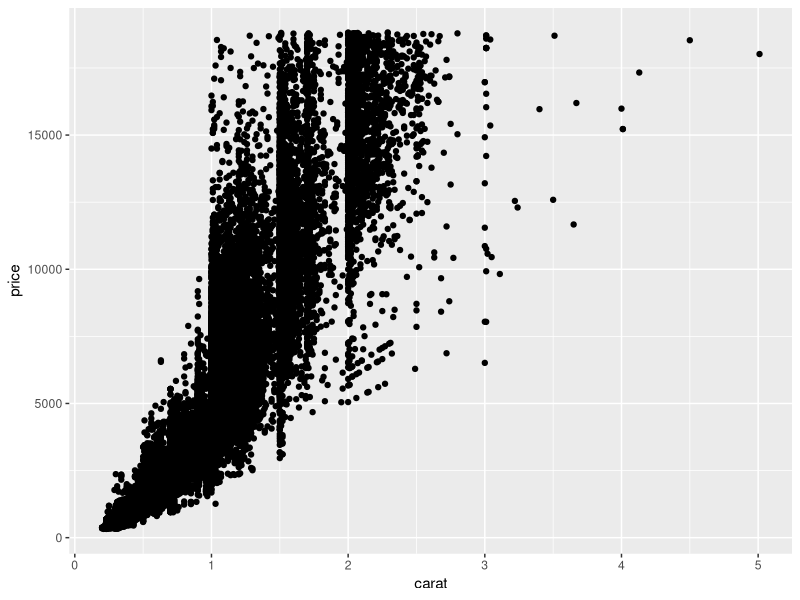
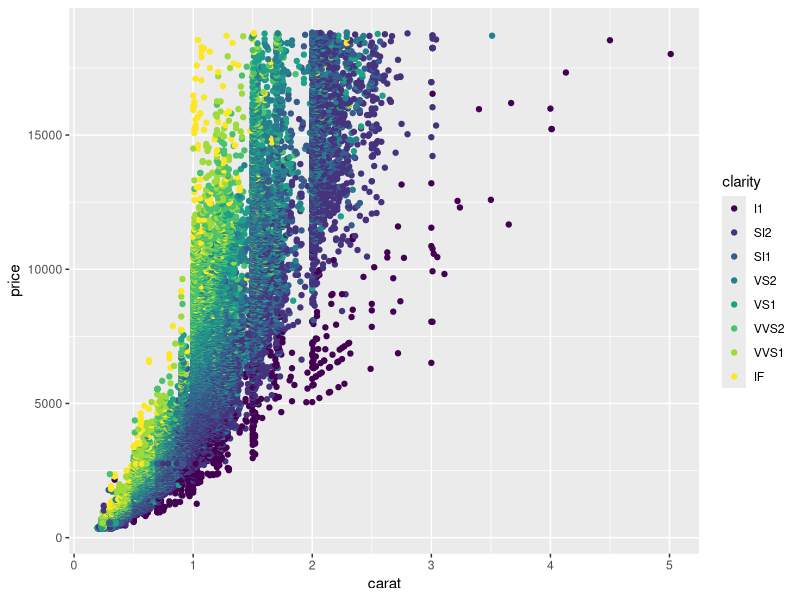
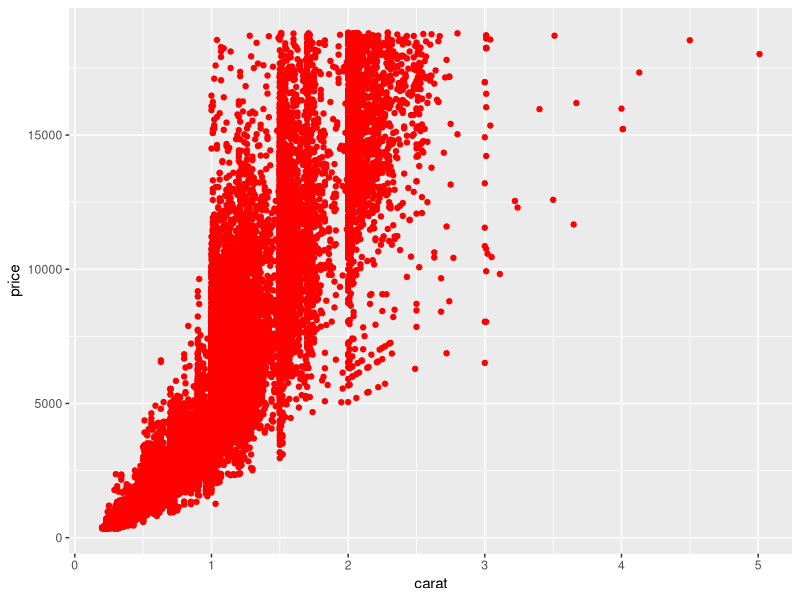
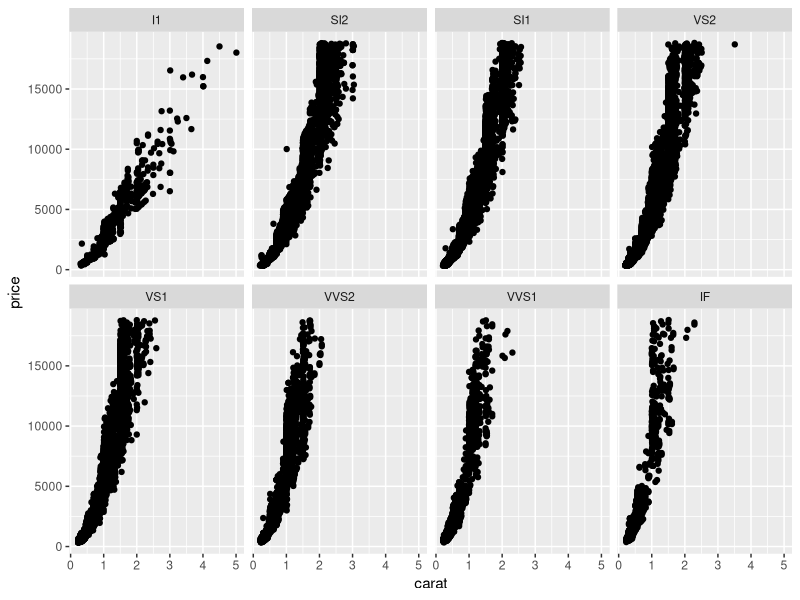
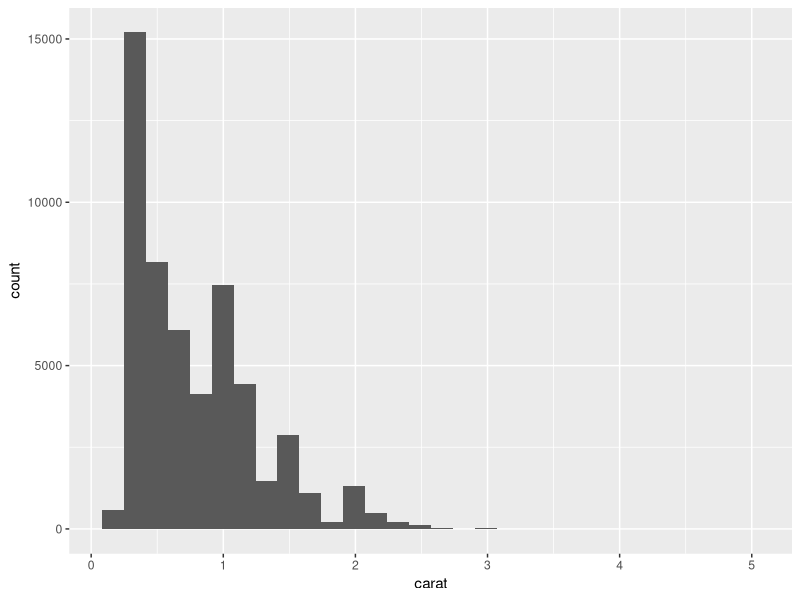
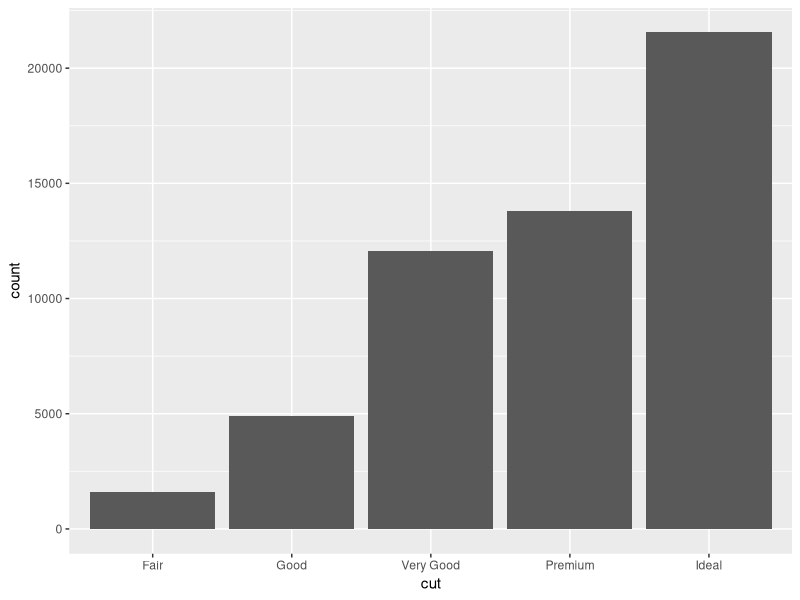
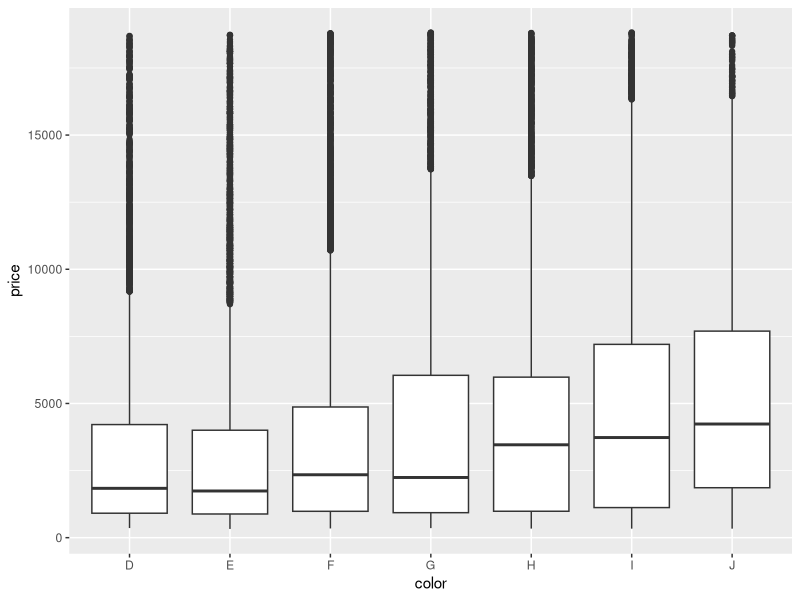

Generate these figures, in order, with R:
## ---- chunk 1
knitr::opts_chunk$set(echo = TRUE)
library(ggplot2)
## ---- chunk 2
## The function geom_point plots points for a scatterplot
ggplot(data = diamonds) +
  geom_point(mapping = aes(x = carat, y = price))
## ---- chunk 3
## Putting color as a variable within aes maps it to a variable
ggplot(data = diamonds) +
  geom_point(mapping = aes(x = carat, y = price, color = clarity))
## ---- chunk 4
## Here the color is specified outside of the aesthetic function and applied to all points
ggplot(data = diamonds) +
  geom_point(mapping = aes(x = carat, y = price), color = "red")
## ---- chunk 5
## The tilde is read as "by" - that variable used to group the data into facets
ggplot(data = diamonds) + 
  geom_point(mapping = aes(x = carat, y = price)) + 
  facet_wrap(~clarity, nrow = 2)
## ---- chunk 6
ggplot(data = diamonds) + 
  geom_histogram(mapping =  aes(carat))
## ---- chunk 7
ggplot(data = diamonds) + 
  geom_bar(mapping = aes(cut))
## ---- chunk 8
ggplot(data = diamonds) + 
  geom_boxplot(aes(x = color, y = price))
